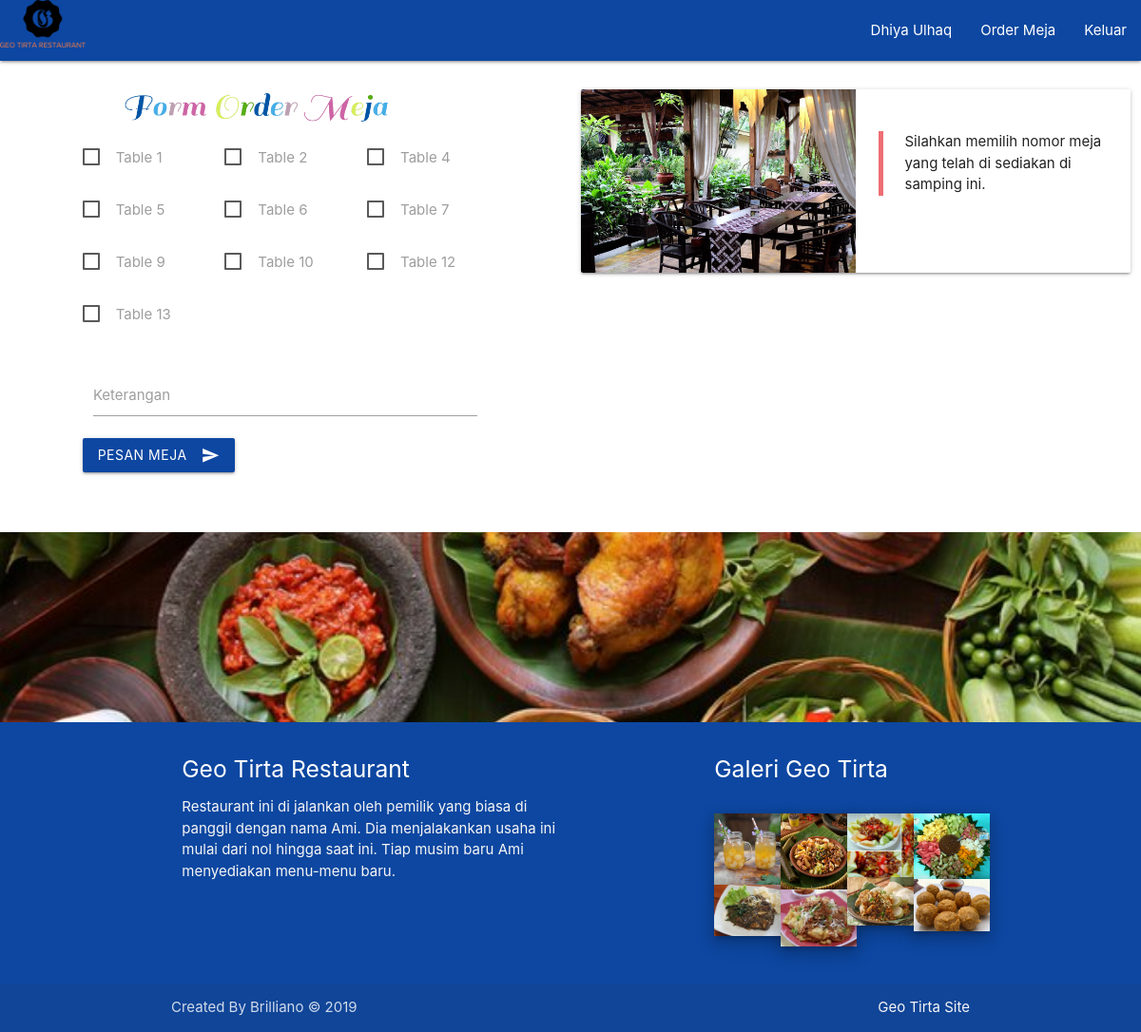
The app's page /include/user-ordermeja.php (signed in) with its own data.
### tables this page shows
CREATE TABLE `listmeja` (
  `id_meja` int(2) NOT NULL,
  `no_meja` varchar(5) NOT NULL,
  `status_meja` enum('kosong','dipesan') NOT NULL
);

### include/user-orderkiri.php (the view, shortened to what this page needs)
<div class="container">
<img src="image/formorder.gif" class="col s10 m10">
            <form method="post" enctype="multipart/form-data" class="row" action="user-cekordermeja.php">
                <div class="row">
                <?php
                    $pilih = "SELECT * FROM listmeja WHERE status_meja = 'kosong'";
                    $pres = mysqli_query($dbh, $pilih);
                    while($p = mysqli_fetch_array($pres)){
                ?>
                <p class="col s4 m4">
                 <label>
                   <span>Table <?php echo $p[1]; ?></span>
                 </label>
                </p>
                    <?php } ?>
                </div>
                <div class="input-field col s12">
                   <textarea id="textarea1" class="materialize-textarea" name="keterangan"></textarea>
                    <label for="textarea1">Keterangan</label>
                </div>
                <button class="btn waves-effect waves-light blue darken-4" type="submit" name="action">Pesan Meja
                    <i class="material-icons right">send</i>
                </button>
            </form>
</div>

### records on screen
listmeja: no_meja "1"
listmeja: no_meja "2"
listmeja: no_meja "4"
listmeja: no_meja "5"
listmeja: no_meja "6"
listmeja: no_meja "7"
listmeja: no_meja "9"
listmeja: no_meja "10"
listmeja: no_meja "12"
listmeja: no_meja "13"

### other values on screen
$_SESSION['nama_user'] "Dhiya Ulhaq"
